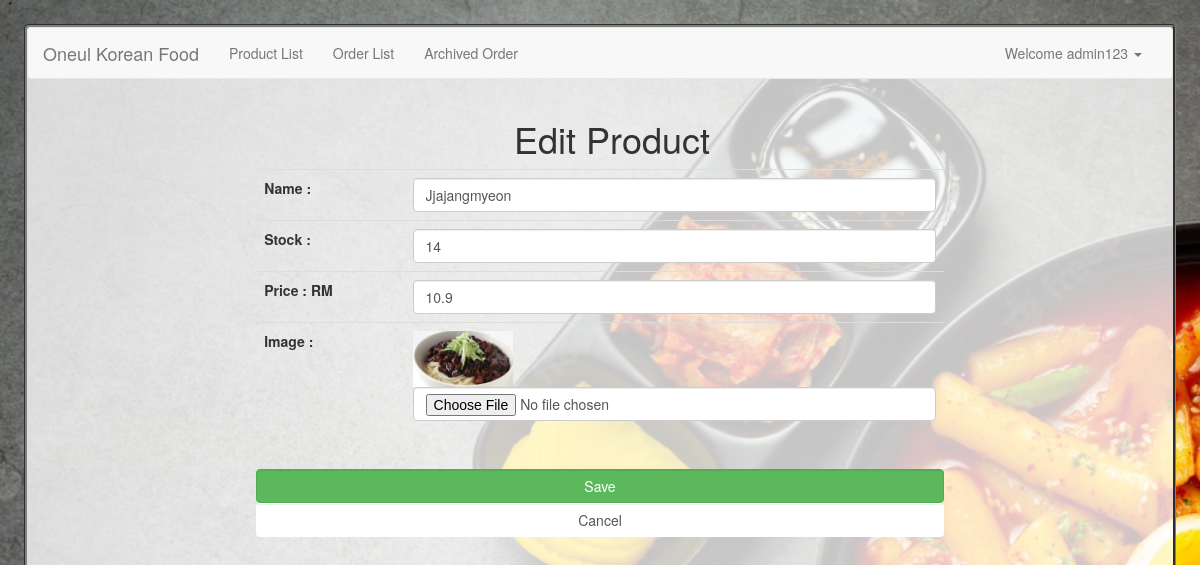
The page /editproduct.php?productId=10 (signed in) on the database its author committed.
### tables this page shows
CREATE TABLE `product` (
  `productId` int(11) NOT NULL,
  `productName` varchar(255) NOT NULL,
  `productPrice` double NOT NULL,
  `productStock` int(11) NOT NULL,
  `productImage` text NOT NULL
);

### fx.php (called while the page is built, shortened)
<?php
$conn = mysqli_connect("localhost", "root", "", "kfood");
function query($query)
{
    global $conn;
    $result = mysqli_query($conn, $query);
    $rows = [];
    while ($row = mysqli_fetch_assoc($result)) {
        $rows[] = $row;
    }
    return $rows;
}

### editproduct.php (the view, shortened to what this page needs)
<?php
require 'fx.php';
if (!isset($_SESSION["loggedin"]) || $_SESSION["loggedin"] !== true) {
    echo "<script>alert('Please login first.');  document.location.href = 'login.php'; </script>";
} else if ($_SESSION["userlevel"] != 'admin') {
    echo "<script>alert('No permission.');  document.location.href = 'home.php'; </script>";
} else {
    $id = $_GET["productId"];
    $product = query("SELECT * FROM product WHERE productId = $id")[0];
}
?>
<!DOCTYPE html>
<head>
    <?php
    include('include.php');
    ?>
</head>
<body>
    <div class="main">
    <?php include('navbar.php'); ?>
        <div class="container">
            <h1 class="center mt-5 mb-1">Edit Product</h1>
        </div>
        <form class="form-group" style="margin-left: 20%;margin-right: 20%" action="" method="post" enctype="multipart/form-data">
            <table class="table" align="center" >
                <tr>
                    <td>
                        <label for="productName">Name : </label>
                    </td>
                    <td>
                        <input class="form-control" type="text" name="productName" id="productName" required value="<?= $product["productName"]; ?>">
                    </td>
                </tr>
                <tr>
                    <td>
                        <label for="productStock">Stock : </label>
                    </td>
                    <td>
                        <input class="form-control" type="number" name="productStock" id="productStock" min=0 required value="<?= $product["productStock"]; ?>">
                    </td>
                </tr>
                <tr>
                    <td>
                        <label for="productPrice">Price : RM</label>
                    </td>
                    <td>
                        <input class="form-control" type="number" name="productPrice" id="productPrice" min=0.00 step="0.01"  required value="<?= $product["productPrice"]; ?>">
                    </td>
                </tr>
                <tr>
                    <td>
                        <label for="imageprod">Image : </label>
                    </td>
                    <td>
                        <img src="product_images/<?= $product["productImage"]; ?>" alt="" width="100"><br>
                        <input class="form-control" type="file" name="imageprod" id="imageprod">
                    </td>
                </tr>
            </table>
            <br>
            <div align="center" >
                <button class="form-control btn btn-success" type="submit" name="submit">Save</button>
                <a class="form-control btn btn-secondary" type="button" href="home.php" name="cancel">Cancel</a>
            </div>
        </form>
    </div>
</body>
</html>

### rows shown on the page
product: productName "Jjajangmyeon", productStock "14", productPrice "10.9", productImage (picture)

### other values the page prints
$_SESSION["username"] "admin123"
